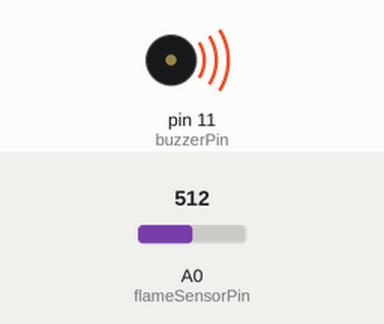
Simulated run of this sketch. Board: Arduino Uno, built with avr-gcc and run on an emulated ATmega328P. Shown: buzzer (waves = sounding). The test bench sets the inputs (shaded band); at power-on: A0 (flameSensorPin) = 512. What the sketch prints to the serial monitor is not drawn.

Above: at 0.1 s.
Timing chart, 0 to 1.6 s (numbered marks = the images above):
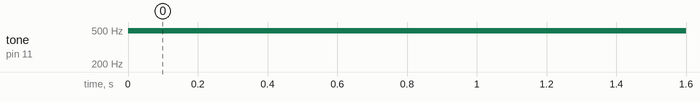

Measured:
- by itself, tone on pin 11 (buzzerPin): silent → 490 Hz at 0.00 s

The sketch:

FlameBuzzer.ino
```cpp
#define buzzerPin 11
#define flameSensorPin A0

const int threshold = 2; // Between 1 and 100. The lower the value the more sensitive it is and the longer the range.

void setup() {
  Serial.begin(9600);
  pinMode(buzzerPin, OUTPUT);
}

void loop() {
  int reading = analogRead(flameSensorPin);

  int flameLevel = map(reading, 1023, 0, 0, 100);

  Serial.println(flameLevel);

  if (flameLevel > 2)
    beep(1000);

  delay(100);
}
void beep(unsigned char delayms) {
  // This function is from
  // http://www.instructables.com/id/Arduino-YL-44-Buzzer-module/step3/Your-code/

  analogWrite(buzzerPin, 20);
  delay(delayms);
  analogWrite(buzzerPin ,0);
  delay(delayms);
}
```
